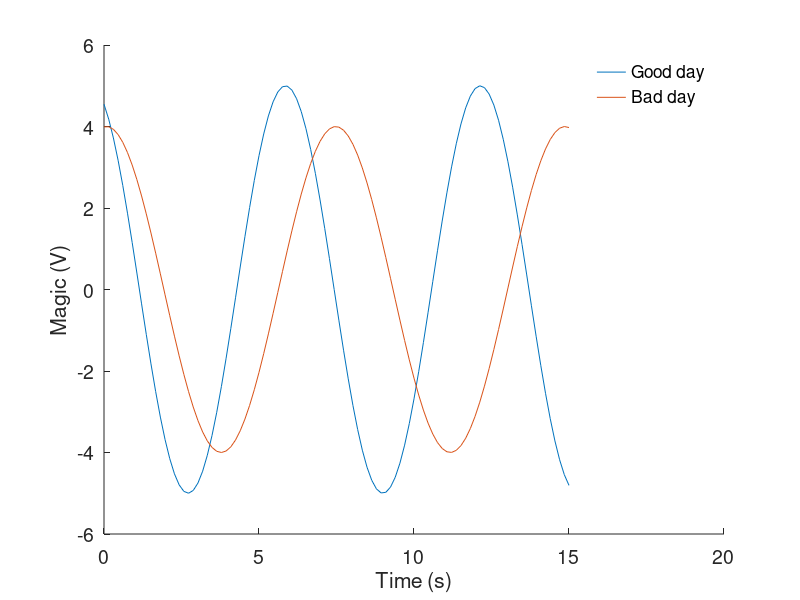

The MATLAB source for this figure:
%%%%%%%%%%%%%%%%%
%  Figures Demo %
%   nrokh 2022  %     
%%%%%%%%%%%%%%%%%

% 1. Create fake data to plot
t = linspace(0,15,100); 
y1 = 5*sin(t+2);
y2 = 4*sin(0.85*t+1.5);

% 2. Plot data
figure; hold on;
set(gca, 'FontSize', 14)
plot(t,y1);
plot(t,y2);
xlabel('Time (s)')
ylabel('Magic (V)')
lg = legend('Good day', 'Bad day')
set(lg, 'Box','off')